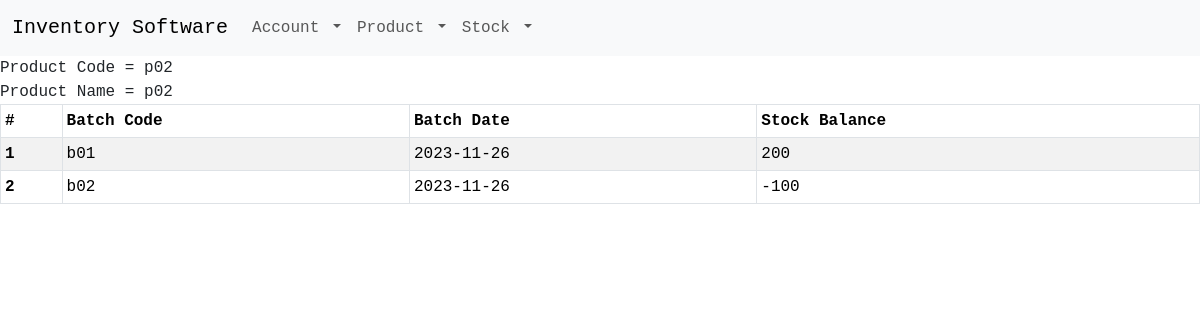
/view-stock-detail/2, run on an earlier commit of the app's database.
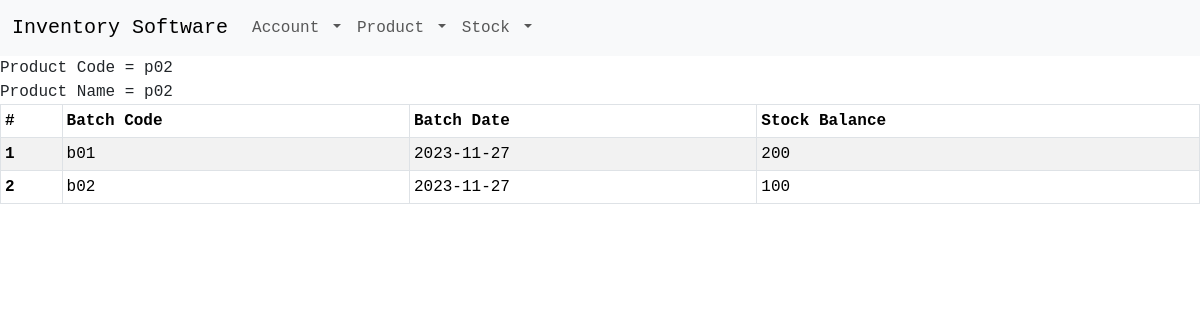
And on a later commit of the database.
### app/models.py (models this page shows)
class Product(db.Model):
    id = db.Column(db.Integer, primary_key=True)
    productCode = db.Column(db.String(250), unique=True, nullable=False)
    productName = db.Column(db.String(250), nullable=False)
    description = db.Column(db.String(250), nullable=False)
    rate = db.Column(db.Float, nullable=False)

class StockInOut(db.Model):
    id = db.Column(db.Integer, primary_key=True)
    batchCode = db.Column(db.Integer, unique=True, nullable=False)
    batchDate = db.Column(db.Date, nullable=False)
    inOut = db.Column(db.Integer, nullable=False, default=0)

### app/views.py (the view)
@app.route("/view-stock-detail/<product_id>", methods=["GET", "POST"])
def viewStockDetail(product_id):
    query = "SELECT productCode, productName, batchCode, batchDate, iif(inOut == 0, quantity, -quantity) as stockBalance FROM stock_in_out as sio, stock_in_out_detail as siod, product as p WHERE siod.productId = " + product_id + " and sio.id = siod.stockInOutId and p.id = siod.productId"
    try:
        connection = sqlite3.connect("billing.db")
        cursor = connection.cursor()
        details = cursor.execute(query).fetchall()
        cursor.close()
        connection.close()
        return render_template("view_stock_detail.html", details=details)
    except:
        flash("Error occurred", "danger")
    return render_template("view_stock_detail.html")

### app/templates/view_stock_detail.html
{% extends 'base.html' %}
{% block content %}
<div>
  Product Code = {{ details[0][0] }}
  <br>
  Product Name = {{ details[0][1] }}
</div>
<table class="table table-striped table-bordered table-hover table-sm">
    <thead>
      <tr>
        <th scope="col">#</th>
        <th scope="col">Batch Code</th>
        <th scope="col">Batch Date</th>
        <th scope="col">Stock Balance</th>
      </tr>
    </thead>
    <tbody>
      {% for deatil in details %}
        <tr>
          <th scope="row">{{ loop.index }}</th>
          <td>{{ deatil[2] }}</td>
          <td>{{ deatil[3] }}</td>
          <td>{{ deatil[4] }}</td>
        </tr>
      {% endfor %}
    </tbody>
  </table>
{% endblock %}

### app/templates/base.html (shortened to what this page needs)
<!DOCTYPE html>
<html>
  <head>
    <link
      href="https://cdn.jsdelivr.net/npm/bootstrap@5.3.2/dist/css/bootstrap.min.css"
      rel="stylesheet"
    />
    <link rel="stylesheet" href="../static/styles/base.css" />
  </head>
  <body>
    <nav class="navbar navbar-expand-lg bg-body-tertiary navbar-fixed-top">
      <div class="container-fluid">
        <a class="navbar-brand">Inventory Software</a>
        <div class="collapse navbar-collapse" id="navbarNav">
          <ul class="navbar-nav">
            <li class="nav-item dropdown">
              <a class="nav-link dropdown-toggle" href="#" role="button" data-bs-toggle="dropdown" aria-expanded="false">
                Account
              </a>
            </li>
            <li class="nav-item dropdown">
              <a class="nav-link dropdown-toggle" href="#" role="button" data-bs-toggle="dropdown" aria-expanded="false">
                Product
              </a>
            </li>
            <li class="nav-item dropdown">
              <a class="nav-link dropdown-toggle" href="#" role="button" data-bs-toggle="dropdown" aria-expanded="false">
                Stock
              </a>
            </li>
          </ul>
        </div>
      </div>
    </nav>
    <div id="main-content">{% block content %}{% endblock %}</div>
  </body>
</html>

### app/static/styles/base.css (style rules this page uses)
* { font-family: "Lucida Console", "Courier New", monospace; }

What changed in the data, as far as the page shows it:
changed StockInOut (number 1 of 2 on the later page): batchDate "2023-11-26" → "2023-11-27"
changed StockInOut (number 2 of 2 on the later page): batchDate "2023-11-26" → "2023-11-27"; deatil "-100" → "100"
